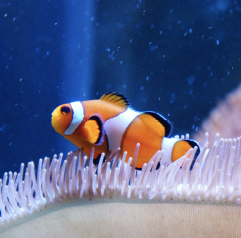
#> input picture project3/images/clownfish.png, 241 x 238 px
$ jupyter execute --allow-errors convolution_and_pooling.ipynb   (shell and % lines are left out)
#> lines starting #> are read from the running program, lines starting #| are printed output that depends on the picture
### project3/filter_ops.py
'''filter_ops.py
Implements the convolution and max pooling operations.
Applied to images and other data represented as an ndarray.
Michelle Phan and Varsha Yarram
CS343: Neural Networks
Project 3: Convolutional neural networks
'''
import numpy as np


def conv2_gray(img, kers, verbose=True):
    '''Does a 2D convolution operation on GRAYSCALE `img` using kernels `kers`.
    Uses 'same' boundary conditions.

    Parameters:
    -----------
    img: ndarray. Grayscale input image to be filtered. shape=(height img_y (px), width img_x (px))
    kers: ndarray. Convolution kernels. shape=(Num kers, ker_sz (px), ker_sz (px))
        NOTE: Kernel should be square and [ker_sz < img_y] and [ker_sz < img_x]
    verbose: bool. I suggest making helpful print statements showing the shape of various things
        as you go. Only execute these print statements if verbose is True.

    Returns:
    -----------
    filteredImg: ndarray. `img` filtered with all the `kers`. shape=(Num kers, img_y, img_x)

    Hints:
    -----------
    - Remember to flip your kernel since this is convolution!
    - Be careful of off-by-one errors, especially in setting up your loops. In particular, you
    want to align your convolution so that it starts aligned with the top-left corner of your
    padded image and iterate until the right/bottom sides of the kernel fall in the last pixel on
    the right/bottom sides of the padded image.
    - Use the 'same' padding formula for compute the necessary amount of padding to have the output
    image have the same spatial dimensions as the input.
    - I suggest using indexing/assignment to 'frame' your input image into the padded one.
    '''
#> called with img = array of shape (7, 7), kers = array of shape (1, 2, 2), verbose = True
    img_y, img_x = img.shape
    n_kers, ker_x, ker_y = kers.shape

    # zero-padding for each kernel
    pad_size = np.ceil((ker_x - 1) / 2).astype(int)
    img_padded = np.pad(img, pad_size, constant_values=0)

    filteredImg = np.zeros((n_kers, img_y, img_x))

    # flip kernel horizontally and vertically (along Fy, Fx axis)
    kers = np.flip(kers, axis=(1, 2))

    # convolve each kernel with same boundary conditions
    for k in range(n_kers):
        ker = kers[k]

        # align convolution so that it starts aligned with the top-left corner of img
        for y in range(img_y):
            for x in range(img_x):
                # get the window that the kernel is looking at
                window = img_padded[y: y + ker_y, x: x + ker_x]
                # start multiple to get the convolutional result
                filteredImg[k, y, x] = np.sum(window * ker)

    if verbose:
        print(f'img_x={img_y}, img_y={img_x}')
        print(f'n_kers={n_kers}, ker_x={ker_x}, ker_y={ker_y}')

    if ker_x != ker_y:
        print('Kernels must be square!')
        return

    return filteredImg


def conv2(img, kers, verbose=True):
    '''Does a 2D convolution operation on COLOR or grayscale `img` using kernels `kers`.
    Uses 'same' boundary conditions.

    Parameters:
    -----------
    img: ndarray. Input image to be filtered. shape=(N_CHANS, height img_y (px), width img_x (px))
        where n_chans is 1 for grayscale images and 3 for RGB color images
    kers: ndarray. Convolution kernels. shape=(Num filters, ker_sz (px), ker_sz (px))
        NOTE: Each kernel should be square and [ker_sz < img_y] and [ker_sz < img_x]
    verbose: bool. I suggest making helpful print statements showing the shape of various things
        as you go. Only execute these print statements if verbose is True.

    Returns:
    -----------
    filteredImg: ndarray. `img` filtered with all `kers`. shape=(Num filters, N_CHANS, img_y, img_x)

    What's new:
    -----------
    - N_CHANS, see above.

    Hints:
    -----------
    - You should not need more for loops than you have in `conv2_gray`.
    - When summing inside your nested loops, keep in mind the keepdims=True parameter of np.sum and
    be aware of which axes you are summing over. If you use keepdims=True, you may want to remove
    singleton dimensions.
    '''
    n_chans, img_y, img_x = img.shape
    n_kers, ker_x, ker_y = kers.shape

    # zero-padding for each kernel
    pad_size = np.ceil((ker_x - 1) / 2).astype(int)
    img_padded = np.pad(img, ((0,0),(pad_size, pad_size), (pad_size, pad_size)), constant_values=0)

    filteredImg = np.zeros((n_kers, n_chans, img_y, img_x))

    # flip kernel horizontally and vertically (along Fy, Fx axis)
    kers = np.flip(kers, axis=(1, 2))
    # convolve each kernel with same boundary conditions
    for k in range(n_kers):
        # flip kernel horizontally and vertically (along Fy, Fx axis)
        ker = kers[k]

        for n in range(n_chans):
            # align convolution so that it starts aligned with the top-left corner of img
            for y in range(img_y):
                for x in range(img_x):
                    # get the window that the kernel is looking at
                    window = img_padded[n, y: y + ker_y, x: x + ker_x]
                    # start multiple to get the convolutional result
                    filteredImg[k, n, y, x] = np.sum(window * ker)

    if verbose:
        print(f'n_chan={n_chans}, img_x={img_y}, img_y={img_x}')
        print(f'n_kers={n_kers}, ker_x={ker_x}, ker_y={ker_y}')

    if ker_x != ker_y:
        print('Kernels must be square!')
        return

    return filteredImg


def conv2nn(imgs, kers, bias, verbose=True):
    '''General 2D convolution operation suitable for a convolutional layer of a neural network.
    Uses 'same' boundary conditions.

    Parameters:
    -----------
    imgs: ndarray. Input IMAGES to be filtered. shape=(BATCH_SZ, n_chans, img_y, img_x)
        where batch_sz is the number of images in the mini-batch
        n_chans is 1 for grayscale images and 3 for RGB color images
    kers: ndarray. Convolution kernels. shape=(n_kers, N_CHANS, ker_sz, ker_sz)
        NOTE: Each kernel should be square and [ker_sz < img_y] and [ker_sz < img_x]
    bias: ndarray. Bias term used in the neural network layer. Shape=(n_kers,)
        i.e. there is a single bias per filter. Convolution by the c-th filter gets the c-th
        bias term added to it.
    verbose: bool. I suggest making helpful print statements showing the shape of various things
        as you go. Only execute these print statements if verbose is True.

    What's new (vs conv2):
    -----------
    - Multiple images (mini-batch support)
    - Kernels now have a color channel dimension too
    - Collapse (sum) over color channels when computing the returned output images
    - A bias term

    Returns:
    -----------
    output: ndarray. `imgs` filtered with all `kers`. shape=(BATCH_SZ, n_kers, img_y, img_x)

    Hints:
    -----------
    - You may need additional loop(s).
    - Summing inside your loop can be made simpler compared to conv2.
    - Adding the bias should be easy.
    '''
    batch_sz, n_chans, img_y, img_x = imgs.shape
    n_kers, n_ker_chans, ker_x, ker_y = kers.shape

    # flip kernel horizontally and vertically (along Fy, Fx axis)
    kers = np.flip(kers, axis=(2, 3))

    output = np.zeros((batch_sz, n_kers, n_chans, img_y, img_x))

    for b in range(batch_sz):
        # zero-padding for each kernel
        pad_size = np.ceil((ker_x - 1) / 2).astype(int)
        img_padded = np.pad(imgs[b], ((0,0), (pad_size, pad_size), (pad_size, pad_size)), constant_values=0)
        # convolve each kernel with same boundary conditions
        for k in range(n_kers):
            ker = kers[k]
            for n in range(n_chans):
                # align convolution so that it starts aligned with the top-left corner of img
                for y in range(img_y):
                    for x in range(img_x):
                        # get the window that the kernel is looking at
                        window = img_padded[n, y: y + ker_y, x: x + ker_x]
                        # start multiple to get the convolutional result
                        output[b, k, n, y, x] = np.sum(window * ker[n])

    output = np.sum(output, axis=2)  # (N, K, Iy, Ix)
    output = output + bias[np.newaxis, :, np.newaxis, np.newaxis]

    return output


    if verbose:
        print(f'batch_sz={batch_sz}, n_chan={n_chans}, img_x={img_y}, img_y={img_x}')
        print(f'n_kers={n_kers}, n_ker_chans={n_ker_chans}, ker_x={ker_x}, ker_y={ker_y}')

    if ker_x != ker_y:
        print('Kernels must be square!')
        return

    if n_chans != n_ker_chans:
        print('Number of kernel channels doesnt match input num channels!')
        return

    pass


def get_pooling_out_shape(img_dim, pool_size, strides):
    '''Computes the size of the output of a max pooling operation along one spatial dimension.

    Parameters:
    -----------
    img_dim: int. Either img_y or img_x
    pool_size: int. Size of pooling window in one dimension: either x or y (assumed the same).
    strides: int. Size of stride when the max pooling window moves from one position to another.

    Returns:
    -----------
    int. The size in pixels of the output of the image after max pooling is applied, in the dimension
        img_dim.
    '''
    pool_out_shape = np.floor((img_dim - pool_size) / strides) + 1
    return pool_out_shape.astype(int)


def max_pool(inputs, pool_size=2, strides=1, verbose=True):
    ''' Does max pooling on inputs. Works on single grayscale images, so somewhat comparable to
    `conv2_gray`.

    Parameters:
    -----------
    inputs: Input to be filtered. shape=(height img_y, width img_x)
    pool_size: int. Pooling window extent in both x and y.
    strides: int. How many "pixels" in x and y to skip over between successive max pooling operations
    verbose: bool. I suggest making helpful print statements showing the shape of various things
        as you go. Only execute these print statements if verbose is True.

    Returns:
    -----------
    outputs: Input filtered with max pooling op. shape=(out_y, out_x)
        NOTE: out_y, out_x determined by the output shape formula. The input spatial dimensions are
        not preserved (unless pool_size=1...but what's the point of that? :)

    NOTE: There is no padding in the max-pooling operation.

    Hints:
    -----------
    - You should be able to heavily leverage the structure of your conv2_gray code here
    - Instead of defining a kernel, indexing strategically may be helpful
    - You may need to keep track of and update indices for both the input and output images
    - Overall, this should be a simpler implementation than `conv2_gray`
    '''
    img_y, img_x = inputs.shape

    out_dim_x = get_pooling_out_shape(img_x, pool_size, strides)
    out_dim_y = get_pooling_out_shape(img_y, pool_size, strides)

    outputs = np.zeros((out_dim_y, out_dim_x))


    # align convolution so that it starts aligned with the top-left corner of img
    for y in range(out_dim_y):
        for x in range(out_dim_x):
            y_start = y * strides
            x_start = x * strides
            # get the window that the kernel is looking at
            window = inputs[y_start: y_start + pool_size, x_start: x_start + pool_size]
#            print(window)
            # start multiple to get the convolutional result
            outputs[y, x] = np.max(window)
    return outputs


def max_poolnn(inputs, pool_size=2, strides=1, verbose=True):
    ''' Max pooling implementation for a MaxPool2D layer of a neural network

    Parameters:
    -----------
    inputs: Input to be filtered. shape=(mini_batch_sz, n_chans, height img_y, width img_x)
        where n_chans is 1 for grayscale images and 3 for RGB color images
    pool_size: int. Pooling window extent in both x and y.
    strides: int. How many "pixels" in x and y to skip over between successive max pooling operations
    verbose: bool. I suggest making helpful print statements showing the shape of various things
        as you go. Only execute these print statements if verbose is True.

    Returns:
    -----------
    outputs: Input filtered with max pooling op. shape=(mini_batch_sz, n_chans, out_y, out_x)
        NOTE: out_y, out_x determined by the output shape formula. The input spatial dimensions are
        not preserved (unless pool_size=1...but what's the point of that?)

    What's new (vs max_pool):
    -----------
    - Multiple images (mini-batch support)
    - Images now have a color channel dimension too

    Hints:
    -----------
    - If you added additional nested loops, be careful when you reset your input image indices
    '''
    mini_batch_sz, n_chans, img_y, img_x = inputs.shape

    pass

### project3/convolution_and_pooling.ipynb
**Michelle Phan and Varsha Yarram**

Fall 2024

CS343: Neural Networks

[cell 1]
import numpy as np
import matplotlib.pyplot as plt
import scipy.signal as sp
from PIL import Image

plt.style.use(['seaborn-v0_8-colorblind', 'seaborn-v0_8-darkgrid'])
plt.rcParams.update({'font.size': 20})

np.set_printoptions(suppress=True, precision=3)

# Automatically reload external modules

# Project 3 |  Convolutional Neural Networks

## Task 1: Single channel 2D Convolution (Grayscale image filtering)

As the name suggests, a critical component of a convolutional neural network is the **convolution** operation. We're going to start by implementing a function in `filter_ops.py` that convolves an image with a filter. You will make use of this function when you build the convolutional net next week. We'll make several versions of the function to help with the debugging, gradually adding complexity.

First, implement `conv2_gray` according to the specifications in the comments. Run the following code to test your implementation

### 1a. Single kernel synthetic data tests

[cell 2]
from filter_ops import conv2_gray

#### Test: Single kernel, odd image size

[cell 3]
# Create test 'staircase' pattern 0-10 across the column dimension and replicate across rows
test_num_cols = 7
test_img = np.tile(1 + np.arange(0, test_num_cols), (test_num_cols, 1))

# Single uniform (normalized) averaging kernel
test_ker_sz = 2
test_ker = np.ones([1, test_ker_sz, test_ker_sz])
test_ker /= test_ker.sum()
print(f'test img shape is {test_img.shape} and test ker shape is {test_ker.shape}')
print(f'test img looks like:\n{test_img}\nand test ker looks like\n{test_ker}')

[cell 4]
test_out_img = conv2_gray(test_img, test_ker, verbose=True)
print(f'Your filtered image shape is {test_out_img.shape} and it should be (1, 7, 7)')
print(f'Here is your filtered image:')
print('------------------------------------')
print(test_out_img[0])
print('------------------------------------')
print(f'Here is what it should look like:')
print('------------------------------------')
print(sp.convolve2d(test_img, test_ker[0], mode='same'))
print('------------------------------------')

#### Test: Single kernel, even image size

[cell 5]
# Create test 'staircase' pattern 0-10 across the column dimension and replicate across rows
test_num_cols = 8
test_img = np.tile(1 + np.arange(0, test_num_cols), (test_num_cols, 1))
print(f'test img shape is {test_img.shape} and test ker shape is {test_ker.shape}')
print(f'test img looks like:\n{test_img}\nand test ker looks like\n{test_ker}')

[cell 6]
test_out_img = conv2_gray(test_img, test_ker, verbose=True)
print(f'Your filtered image shape is {test_out_img.shape} and it should be (1, 8, 8)')
print(f'Here is your filtered image:')
print('------------------------------------')
print(test_out_img[0])
print('------------------------------------')
print(f'Here is what it should look like:')
print('------------------------------------')
print(sp.convolve2d(test_img, test_ker[0], mode='same'))
print('------------------------------------')

#### Test: Single kernel (odd shape), even image size

[cell 7]
# Create test 'staircase' pattern 0-10 across the column dimension and replicate across rows
test_num_cols = 8
test_img = np.tile(1 + np.arange(0, test_num_cols), (test_num_cols+2, 1))

test_ker2_sz = 5
test_ker2 = np.ones([1, test_ker2_sz, test_ker2_sz])
test_ker2 /= test_ker2.sum()
print(f'test img shape is {test_img.shape} and test ker shape is {test_ker2.shape}')
print(f'test img looks like:\n{test_img}\nand test ker looks like\n{test_ker2}')

[cell 8]
test_out_img = conv2_gray(test_img, test_ker2, verbose=True)
print(f'Your filtered image shape is {test_out_img.shape} and it should be (1, 10, 8)')
print(f'Here is your filtered image:')
print('------------------------------------')
print(test_out_img[0])
print('------------------------------------')
print(f'Here is what it should look like:')
print('------------------------------------')
print(sp.convolve2d(test_img, test_ker2[0], mode='same'))
print('------------------------------------')

### 1b. Multiple kernel grayscale image tests

Now you're ready to test your convolution function on an actual image!

#### 1b (i). Load in clownfish image

Download the image of the clown fish from the project website (`clownfish.png`). Put it in a folder called `images/` in your project working directory then run the following code to import it.

[cell 9]
# Load in the clownfish image then convert to grayscale for testing
clownfish = Image.open('images/clownfish.png', 'r')
#> clownfish is the input picture: PIL image 241x238 RGBA; mean R, G, B, A 90.6, 100.7, 138.6, 255
clownfish_gray = clownfish.convert('L')  # convert to grayscale
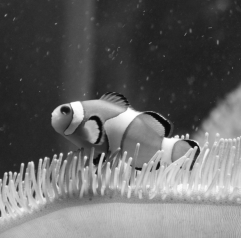
#> clownfish_gray: PIL image 241x238 L; min 7, max 255, mean 102
clownfish_gray

#### 1b (ii). Generate and plot Gabor filters

Run the following code to define and plot Gabor filters. You will uses these filters to test out your convolution.

Gabor filters are a broad class of kernels, and the following function generates those that approximate the receptive field of certain neurons (**simple cells**) in an area of the brain called primary visual cortex (V1). The equation comes from an analysis of the neurophysiological data by Lee (1996):

http://leelab.cnbc.cmu.edu/publication/assets/links/ImageRepre.pdf

[cell 10]
def gabor(filter_sz_xy, w, theta, K=np.pi):
    ''' Generates a simple cell-like Gabor filter.

    Parameters:
    -----------
    filter_sz_xy: tuple. shape=(filter width, filter height)
    w: float. spatial frequency of the filter
    theta: float. Angular direction of the filter in radians
    K: float. Angular phase of the filter in radians
    '''
    rad_x, rad_y = filter_sz_xy
    rad_x, rad_y = int(rad_x/2), int(rad_y/2)
    [x, y] = np.meshgrid(np.arange(-rad_x, rad_x+1), np.arange(-rad_y, rad_y+1))

    x_p = x*np.cos(theta) + y*np.sin(theta)
    y_p = -x*np.sin(theta) + y*np.cos(theta)

    # Take the real part of the filter
    gauss = w**2 / (4*np.pi*K**2) * np.exp(-(w**2/(8*K**2)) * (4*x_p**2 + y_p**2))
    sinusoid = np.cos(w*x_p) * np.exp(K**2/2)
    gabor = gauss * sinusoid
    return gabor


def plot_image_panel(imgs):
    '''Plot a few images side by side horizontally'''
    fig, axes = plt.subplots(ncols=len(imgs), figsize=(3*len(imgs),6))
    if len(imgs) == 1:
        axes.imshow(imgs[0])
        axes.set_xticks([])
        axes.set_yticks([])
    else:
        for ax, img in zip(axes, imgs):
            ax.imshow(img)
            ax.set_xticks([])
            ax.set_yticks([])
    plt.show()

[cell 11]
gabor_kers = []
for th in np.arange(-np.pi/2, np.pi/2, np.pi/8):
    print(th)
    gabor_kers.append(gabor(filter_sz_xy=[121, 121], w=0.25, theta=th))
plot_image_panel(gabor_kers)
#> in plot_image_panel, `plt.show()`:
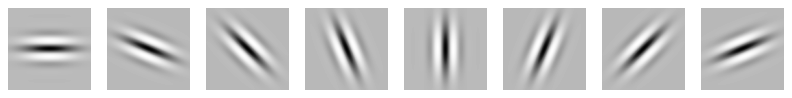
#> figure drawn by matplotlib, 8 panels

#### 1b (iii). Create Gabor filters for convolution

These filters look nice, but their 121x121 size adds needless computation time (especially just to test your convolution function!).

Write code below that generates 4 (total) Gabor filters that respond to
- horizontal
- `-45`° (negative slope)
- vertical
- `45`° (positive slope)

bar orientations with spatial frequency `2` and filter size `(21, 21)`. Convert the list to a numpy array (`shape = (4, 21, 21)`).

Note: the `gabor` function assumes the angles are in **radians**, not degrees

[cell 12]
# generates 4 (total) Gabor filters that respond to
gabor_kers = np.zeros((4, 21, 21))
# horizontal
gabor_kers[0, :, :] = gabor(filter_sz_xy=[21,21], w=2, theta=-np.pi/2)
# -45° (negative slope)
gabor_kers[1, :, :] = gabor(filter_sz_xy=[21,21], w=2, theta=-np.pi / 4)
# vertical
gabor_kers[2, :, :] = gabor(filter_sz_xy=[21,21], w=2, theta=0)
# 45° (positive slope)
gabor_kers[3, :, :] = gabor(filter_sz_xy=[21,21], w=2, theta=-np.pi  * 3/4)

plot_image_panel(gabor_kers)
#> in plot_image_panel (call 2), `plt.show()`:
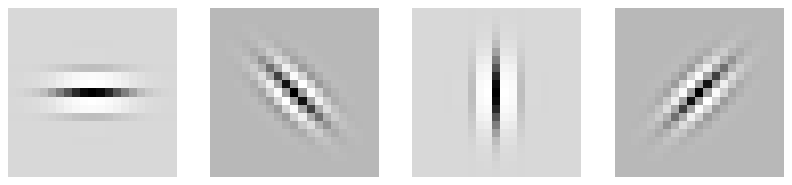
#> figure drawn by matplotlib, 4 panels

[cell 13]
print(f'Test kernels have shape {gabor_kers.shape} and it should be (4, 21, 21)')
print('Assuming that you generated the filters in the above order, the center few values in each of your filters are:')
print(gabor_kers[:,9:12, 10])
print('and they should be:')
print('''[[-1.524  4.484 -1.524]
 [ 0.616  4.484  0.616]
 [ 4.263  4.484  4.263]
 [ 0.616  4.484  0.616]]''')

#### 1b (iv). Questions

The following code should produce four images that look like the clown fish but on a gray background.

**Question 1:** What is each filter picking up in the image?

**Answer 1:**

Each filter is picking up lines of different orientations/angles from the image

[cell 14]
clownfish_gray_np = np.array(clownfish_gray)
clownfish_gray_out = conv2_gray(clownfish_gray_np, gabor_kers)
#> call 4 of conv2_gray, with kers = array of shape (4, 21, 21), verbose = True
#> in conv2_gray (call 4), `img_padded = np.pad(img, pad_size, constant_values=0)`:
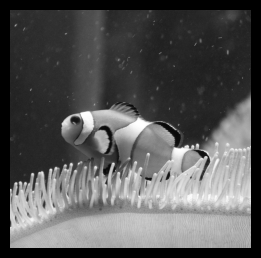
#> img_padded: shape (258, 261); min 0, max 255, mean 86.9
#| img_x=238, img_y=241
#> (the rest of the program and of its run is left out)
